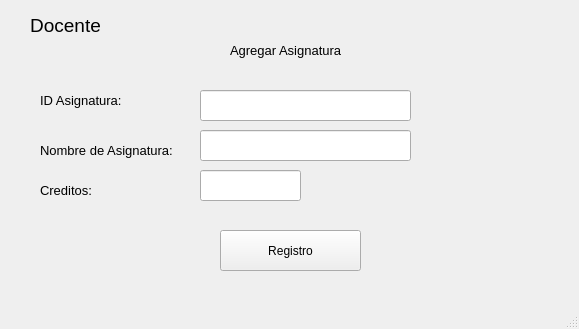
<?xml version="1.0" encoding="UTF-8"?>
<ui version="4.0">
 <class>MainWindow</class>
 <widget class="QMainWindow" name="MainWindow">
  <property name="geometry">
   <rect>
    <x>0</x>
    <y>0</y>
    <width>579</width>
    <height>329</height>
   </rect>
  </property>
  <property name="windowTitle">
   <string>MainWindow</string>
  </property>
  <widget class="QWidget" name="centralwidget">
   <widget class="QLabel" name="label">
    <property name="geometry">
     <rect>
      <x>-10</x>
      <y>0</y>
      <width>151</width>
      <height>51</height>
     </rect>
    </property>
    <property name="font">
     <font>
      <pointsize>14</pointsize>
     </font>
    </property>
    <property name="text">
     <string>Docente</string>
    </property>
    <property name="alignment">
     <set>Qt::AlignCenter</set>
    </property>
   </widget>
   <widget class="QLabel" name="label_2">
    <property name="geometry">
     <rect>
      <x>40</x>
      <y>90</y>
      <width>81</width>
      <height>20</height>
     </rect>
    </property>
    <property name="font">
     <font>
      <pointsize>10</pointsize>
     </font>
    </property>
    <property name="text">
     <string>ID Asignatura:</string>
    </property>
   </widget>
   <widget class="QLabel" name="label_3">
    <property name="geometry">
     <rect>
      <x>230</x>
      <y>40</y>
      <width>121</width>
      <height>21</height>
     </rect>
    </property>
    <property name="font">
     <font>
      <pointsize>10</pointsize>
     </font>
    </property>
    <property name="text">
     <string>Agregar Asignatura</string>
    </property>
   </widget>
   <widget class="QPushButton" name="pushButton">
    <property name="geometry">
     <rect>
      <x>220</x>
      <y>230</y>
      <width>141</width>
      <height>41</height>
     </rect>
    </property>
    <property name="text">
     <string>Registro</string>
    </property>
   </widget>
   <widget class="QLineEdit" name="lineEdit">
    <property name="geometry">
     <rect>
      <x>200</x>
      <y>130</y>
      <width>211</width>
      <height>31</height>
     </rect>
    </property>
   </widget>
   <widget class="QLineEdit" name="lineEdit_2">
    <property name="geometry">
     <rect>
      <x>200</x>
      <y>90</y>
      <width>211</width>
      <height>31</height>
     </rect>
    </property>
   </widget>
   <widget class="QLabel" name="label_4">
    <property name="geometry">
     <rect>
      <x>40</x>
      <y>140</y>
      <width>141</width>
      <height>20</height>
     </rect>
    </property>
    <property name="font">
     <font>
      <pointsize>10</pointsize>
     </font>
    </property>
    <property name="text">
     <string>Nombre de Asignatura:</string>
    </property>
   </widget>
   <widget class="QLabel" name="label_5">
    <property name="geometry">
     <rect>
      <x>40</x>
      <y>180</y>
      <width>141</width>
      <height>20</height>
     </rect>
    </property>
    <property name="font">
     <font>
      <pointsize>10</pointsize>
     </font>
    </property>
    <property name="text">
     <string>Creditos:</string>
    </property>
   </widget>
   <widget class="QLineEdit" name="lineEdit_3">
    <property name="geometry">
     <rect>
      <x>200</x>
      <y>170</y>
      <width>101</width>
      <height>31</height>
     </rect>
    </property>
   </widget>
  </widget>
  <widget class="QMenuBar" name="menubar">
   <property name="geometry">
    <rect>
     <x>0</x>
     <y>0</y>
     <width>579</width>
     <height>21</height>
    </rect>
   </property>
  </widget>
  <widget class="QStatusBar" name="statusbar"/>
 </widget>
 <resources/>
 <connections/>
</ui>
